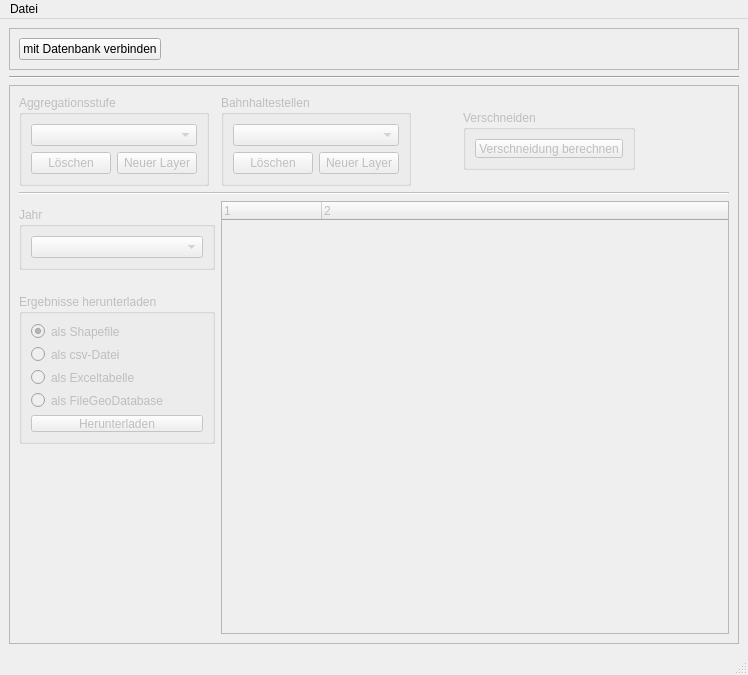
<?xml version="1.0" encoding="UTF-8"?>
<ui version="4.0">
 <class>MainWindow</class>
 <widget class="QMainWindow" name="MainWindow">
  <property name="geometry">
   <rect>
    <x>0</x>
    <y>0</y>
    <width>748</width>
    <height>675</height>
   </rect>
  </property>
  <property name="windowTitle">
   <string>Verschneidungstool</string>
  </property>
  <property name="windowIcon">
   <iconset resource="gui.qrc">
    <normaloff>:/icons/favicon.ico</normaloff>:/icons/favicon.ico</iconset>
  </property>
  <widget class="QWidget" name="centralwidget">
   <layout class="QGridLayout" name="gridLayout_3">
    <item row="0" column="0">
     <layout class="QGridLayout" name="gridLayout_4">
      <item row="1" column="0">
       <widget class="QFrame" name="db_frame">
        <property name="frameShape">
         <enum>QFrame::StyledPanel</enum>
        </property>
        <property name="frameShadow">
         <enum>QFrame::Raised</enum>
        </property>
        <layout class="QVBoxLayout" name="verticalLayout_2">
         <item>
          <widget class="QPushButton" name="dbconnect_button">
           <property name="sizePolicy">
            <sizepolicy hsizetype="Fixed" vsizetype="Fixed">
             <horstretch>0</horstretch>
             <verstretch>0</verstretch>
            </sizepolicy>
           </property>
           <property name="text">
            <string>mit Datenbank verbinden</string>
           </property>
          </widget>
         </item>
        </layout>
       </widget>
      </item>
      <item row="2" column="0">
       <widget class="Line" name="line_2">
        <property name="orientation">
         <enum>Qt::Horizontal</enum>
        </property>
       </widget>
      </item>
      <item row="3" column="0">
       <widget class="QFrame" name="main_frame">
        <property name="enabled">
         <bool>false</bool>
        </property>
        <property name="frameShape">
         <enum>QFrame::StyledPanel</enum>
        </property>
        <property name="frameShadow">
         <enum>QFrame::Raised</enum>
        </property>
        <layout class="QGridLayout" name="gridLayout_2">
         <item row="7" column="3" rowspan="7" colspan="4">
          <widget class="QTreeWidget" name="structure_tree">
           <property name="columnCount">
            <number>2</number>
           </property>
           <column>
            <property name="text">
             <string notr="true">1</string>
            </property>
           </column>
           <column>
            <property name="text">
             <string notr="true">2</string>
            </property>
           </column>
          </widget>
         </item>
         <item row="0" column="3">
          <widget class="QGroupBox" name="groupBox_3">
           <property name="title">
            <string>Bahnhaltestellen</string>
           </property>
           <layout class="QVBoxLayout" name="verticalLayout_6">
            <item>
             <widget class="QComboBox" name="stations_combo">
              <property name="minimumSize">
               <size>
                <width>150</width>
                <height>0</height>
               </size>
              </property>
             </widget>
            </item>
            <item>
             <layout class="QHBoxLayout" name="horizontalLayout_2">
              <item>
               <widget class="QPushButton" name="delete_stations_button">
                <property name="sizePolicy">
                 <sizepolicy hsizetype="Fixed" vsizetype="Fixed">
                  <horstretch>0</horstretch>
                  <verstretch>0</verstretch>
                 </sizepolicy>
                </property>
                <property name="text">
                 <string>Löschen</string>
                </property>
               </widget>
              </item>
              <item>
               <widget class="QPushButton" name="add_stations_button">
                <property name="maximumSize">
                 <size>
                  <width>150</width>
                  <height>16777215</height>
                 </size>
                </property>
                <property name="text">
                 <string>Neuer Layer</string>
                </property>
               </widget>
              </item>
             </layout>
            </item>
           </layout>
          </widget>
         </item>
         <item row="0" column="5">
          <widget class="QGroupBox" name="intersect_frame">
           <property name="enabled">
            <bool>false</bool>
           </property>
           <property name="sizePolicy">
            <sizepolicy hsizetype="Preferred" vsizetype="Fixed">
             <horstretch>0</horstretch>
             <verstretch>0</verstretch>
            </sizepolicy>
           </property>
           <property name="minimumSize">
            <size>
             <width>0</width>
             <height>60</height>
            </size>
           </property>
           <property name="maximumSize">
            <size>
             <width>300</width>
             <height>60</height>
            </size>
           </property>
           <property name="title">
            <string>Verschneiden</string>
           </property>
           <layout class="QVBoxLayout" name="verticalLayout_3">
            <item>
             <widget class="QPushButton" name="intersect_button">
              <property name="enabled">
               <bool>false</bool>
              </property>
              <property name="text">
               <string>Verschneidung berechnen</string>
              </property>
             </widget>
            </item>
           </layout>
          </widget>
         </item>
         <item row="13" column="1">
          <spacer name="verticalSpacer">
           <property name="orientation">
            <enum>Qt::Vertical</enum>
           </property>
           <property name="sizeHint" stdset="0">
            <size>
             <width>20</width>
             <height>40</height>
            </size>
           </property>
          </spacer>
         </item>
         <item row="0" column="6">
          <spacer name="horizontalSpacer">
           <property name="orientation">
            <enum>Qt::Horizontal</enum>
           </property>
           <property name="sizeHint" stdset="0">
            <size>
             <width>40</width>
             <height>20</height>
            </size>
           </property>
          </spacer>
         </item>
         <item row="12" column="1" colspan="2">
          <widget class="QGroupBox" name="download_frame">
           <property name="enabled">
            <bool>false</bool>
           </property>
           <property name="sizePolicy">
            <sizepolicy hsizetype="Fixed" vsizetype="Preferred">
             <horstretch>0</horstretch>
             <verstretch>0</verstretch>
            </sizepolicy>
           </property>
           <property name="maximumSize">
            <size>
             <width>300</width>
             <height>150</height>
            </size>
           </property>
           <property name="title">
            <string>Ergebnisse herunterladen</string>
           </property>
           <layout class="QVBoxLayout" name="verticalLayout_4">
            <item>
             <widget class="QRadioButton" name="shape_radio_button">
              <property name="text">
               <string>als Shapefile</string>
              </property>
              <property name="checked">
               <bool>true</bool>
              </property>
              <attribute name="buttonGroup">
               <string notr="true">buttonGroup</string>
              </attribute>
             </widget>
            </item>
            <item>
             <widget class="QRadioButton" name="csv_radio_button">
              <property name="text">
               <string>als csv-Datei</string>
              </property>
              <attribute name="buttonGroup">
               <string notr="true">buttonGroup</string>
              </attribute>
             </widget>
            </item>
            <item>
             <widget class="QRadioButton" name="excel_radio_button">
              <property name="text">
               <string>als Exceltabelle</string>
              </property>
              <attribute name="buttonGroup">
               <string notr="true">buttonGroup</string>
              </attribute>
             </widget>
            </item>
            <item>
             <widget class="QRadioButton" name="radioButton_4">
              <property name="enabled">
               <bool>false</bool>
              </property>
              <property name="text">
               <string>als FileGeoDatabase</string>
              </property>
             </widget>
            </item>
            <item>
             <widget class="QPushButton" name="results_button">
              <property name="text">
               <string>Herunterladen</string>
              </property>
             </widget>
            </item>
           </layout>
          </widget>
         </item>
         <item row="8" column="1" colspan="2">
          <widget class="QGroupBox" name="groupBox_2">
           <property name="title">
            <string>Jahr</string>
           </property>
           <layout class="QVBoxLayout" name="verticalLayout">
            <item>
             <widget class="QComboBox" name="year_combo">
              <property name="layoutDirection">
               <enum>Qt::LeftToRight</enum>
              </property>
             </widget>
            </item>
           </layout>
          </widget>
         </item>
         <item row="0" column="1">
          <widget class="QGroupBox" name="groupBox">
           <property name="sizePolicy">
            <sizepolicy hsizetype="Preferred" vsizetype="Preferred">
             <horstretch>0</horstretch>
             <verstretch>0</verstretch>
            </sizepolicy>
           </property>
           <property name="minimumSize">
            <size>
             <width>0</width>
             <height>0</height>
            </size>
           </property>
           <property name="title">
            <string>Aggregationsstufe</string>
           </property>
           <layout class="QVBoxLayout" name="verticalLayout_5">
            <item>
             <widget class="QComboBox" name="layer_combo">
              <property name="minimumSize">
               <size>
                <width>150</width>
                <height>0</height>
               </size>
              </property>
             </widget>
            </item>
            <item>
             <layout class="QHBoxLayout" name="horizontalLayout">
              <item>
               <widget class="QPushButton" name="delete_layer_button">
                <property name="sizePolicy">
                 <sizepolicy hsizetype="Fixed" vsizetype="Fixed">
                  <horstretch>0</horstretch>
                  <verstretch>0</verstretch>
                 </sizepolicy>
                </property>
                <property name="text">
                 <string>Löschen</string>
                </property>
               </widget>
              </item>
              <item>
               <widget class="QPushButton" name="add_layer_button">
                <property name="maximumSize">
                 <size>
                  <width>150</width>
                  <height>16777215</height>
                 </size>
                </property>
                <property name="text">
                 <string>Neuer Layer</string>
                </property>
               </widget>
              </item>
             </layout>
            </item>
           </layout>
          </widget>
         </item>
         <item row="0" column="4">
          <spacer name="horizontalSpacer_2">
           <property name="orientation">
            <enum>Qt::Horizontal</enum>
           </property>
           <property name="sizeType">
            <enum>QSizePolicy::Fixed</enum>
           </property>
           <property name="sizeHint" stdset="0">
            <size>
             <width>40</width>
             <height>20</height>
            </size>
           </property>
          </spacer>
         </item>
         <item row="5" column="1" colspan="6">
          <widget class="Line" name="line">
           <property name="orientation">
            <enum>Qt::Horizontal</enum>
           </property>
          </widget>
         </item>
        </layout>
       </widget>
      </item>
     </layout>
    </item>
   </layout>
  </widget>
  <widget class="QMenuBar" name="menubar">
   <property name="geometry">
    <rect>
     <x>0</x>
     <y>0</y>
     <width>748</width>
     <height>21</height>
    </rect>
   </property>
   <widget class="QMenu" name="menuDatei">
    <property name="title">
     <string>Datei</string>
    </property>
    <addaction name="actionEinstellungen"/>
    <addaction name="separator"/>
    <addaction name="actionBeenden"/>
   </widget>
   <addaction name="menuDatei"/>
  </widget>
  <widget class="QStatusBar" name="statusbar"/>
  <action name="actionEinstellungen">
   <property name="text">
    <string>Einstellungen</string>
   </property>
  </action>
  <action name="actionBeenden">
   <property name="text">
    <string>Beenden</string>
   </property>
  </action>
 </widget>
 <resources>
  <include location="gui.qrc"/>
 </resources>
 <connections/>
 <buttongroups>
  <buttongroup name="buttonGroup"/>
 </buttongroups>
</ui>
